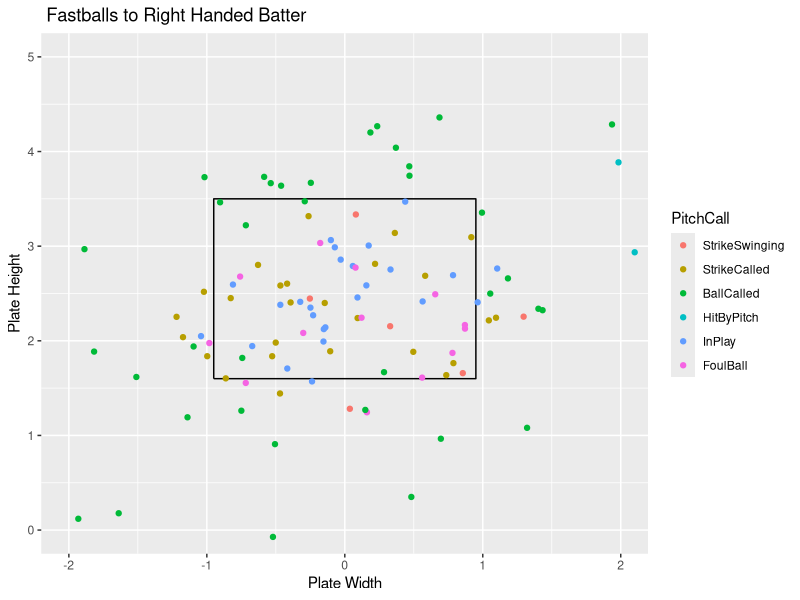
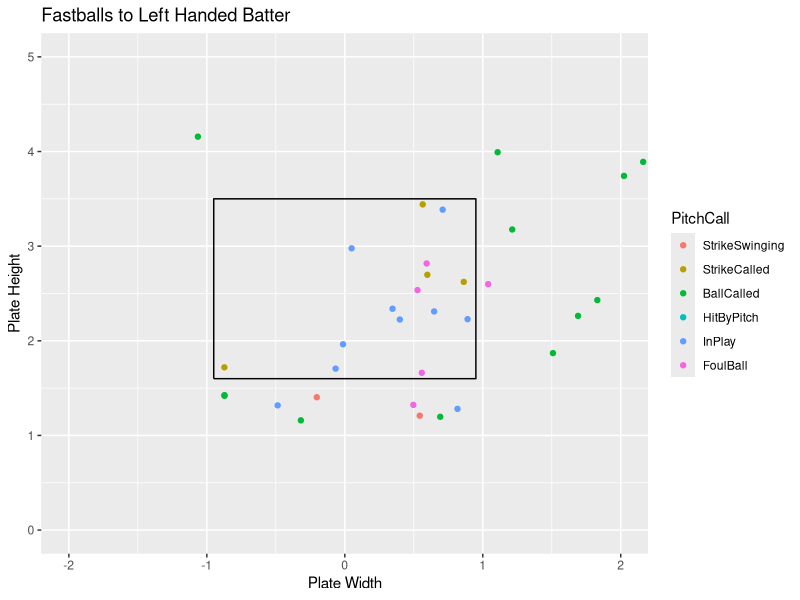

Recreate these plots in R, in order.
## ---- chunk 1
knitr::opts_chunk$set(fig.align = "center", fig.width = 4, fig.height = 4, comment = NA, message = FALSE, warning = FALSE, echo = FALSE)
library(readr)
library(dplyr)
library(ggplot2)
library(tidyverse)
Master <- read_csv("Master.csv")
Pitcher <- Master %>%
  filter(Pitcher == "Roberts, Cam")
x <- c(-.95,.95,.95,-.95,-.95)
z <- c(1.6,1.6,3.5,3.5,1.6)
sz <- data_frame(x, z)
## ---- chunk 2
FastballsThrownR <- Pitcher %>%
  filter(TaggedPitchType == "Fastball" & BatterSide == "Right" & !PitchCall == "Undefined")
ggplot() +
  geom_path(data = sz, aes(x = x, y = z)) +
  coord_equal() +
  xlab("Plate Width") +
  ylab("Plate Height") +
  ggtitle(" Fastballs to Right Handed Batter") +
  geom_point(data = FastballsThrownR,aes(x = PlateLocSide, y = PlateLocHeight, color = PitchCall)) +
  coord_cartesian(xlim = c(-2, 2), ylim = c(0, 5)) +
  scale_color_discrete(limits = c("StrikeSwinging" ,"StrikeCalled", "BallCalled", "HitByPitch", "InPlay", "FoulBall"))
## ---- chunk 3
FastballsThrownL <- Pitcher %>%
  filter(TaggedPitchType == "Fastball" & BatterSide == "Left" & !PitchCall == "Undefined")
ggplot() +
  geom_path(data = sz, aes(x = x, y = z)) +
  coord_equal() +
  xlab("Plate Width") +
  ylab("Plate Height") +
  ggtitle("Fastballs to Left Handed Batter") +
  geom_point(data = FastballsThrownL,aes(x = PlateLocSide, y = PlateLocHeight, color = PitchCall)) +
  coord_cartesian(xlim = c(-2, 2), ylim = c(0, 5)) +
  scale_color_discrete(limits = c("StrikeSwinging" ,"StrikeCalled", "BallCalled", "HitByPitch", "InPlay", "FoulBall"))
